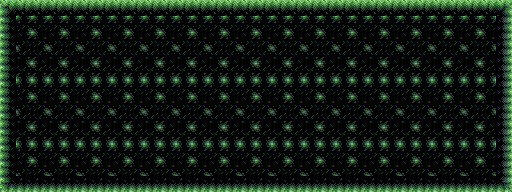

Below is a game level as drawn by its tile map, then a one-line description and the .tmx file that defines it, in full:
An orthogonal 64x24 tile map with 8x8 px tiles, 1 tile layer (Capa de patrones 1).

<map version="1.10" tiledversion="1.12.2" orientation="orthogonal" renderorder="right-down" width="64" height="24" tilewidth="8" tileheight="8" infinite="0" nextlayerid="2" nextobjectid="1">
 <tileset firstgid="1" source="../.edits/cave.tsx" />
 <layer id="1" name="Capa de patrones 1" width="64" height="24">
  <data encoding="csv">
0,0,0,0,0,0,0,0,0,0,0,0,0,0,0,0,0,0,0,0,0,0,0,0,0,0,0,0,0,0,0,0,0,0,0,0,0,0,0,0,0,0,0,0,0,0,0,0,0,0,0,0,0,0,0,0,0,0,0,0,0,0,0,0,
1,0,2,0,2,0,2,0,2,0,2,0,2,0,2,0,2,0,2,0,2,0,2,0,2,0,2,0,2,0,2,0,2,0,2,0,2,0,2,0,2,0,2,0,2,0,2,0,2,0,2,0,2,0,2,0,2,0,2,0,2,0,3,0,
0,0,0,0,0,0,0,0,0,0,0,0,0,0,0,0,0,0,0,0,0,0,0,0,0,0,0,0,0,0,0,0,0,0,0,0,0,0,0,0,0,0,0,0,0,0,0,0,0,0,0,0,0,0,0,0,0,0,0,0,0,0,0,0,
12,0,233,0,232,0,233,0,232,0,233,0,232,0,233,0,232,0,233,0,232,0,233,0,232,0,233,0,232,0,233,0,232,0,233,0,232,0,233,0,232,0,233,0,232,0,233,0,232,0,233,0,232,0,233,0,232,0,233,0,232,0,14,0,
0,0,0,0,0,0,0,0,0,0,0,0,0,0,0,0,0,0,0,0,0,0,0,0,0,0,0,0,0,0,0,0,0,0,0,0,0,0,0,0,0,0,0,0,0,0,0,0,0,0,0,0,0,0,0,0,0,0,0,0,0,0,0,0,
12,0,255,0,254,0,255,0,254,0,255,0,254,0,255,0,254,0,255,0,254,0,255,0,254,0,255,0,254,0,255,0,254,0,255,0,254,0,255,0,254,0,255,0,254,0,255,0,254,0,255,0,254,0,255,0,254,0,255,0,254,0,14,0,
0,0,0,0,0,0,0,0,0,0,0,0,0,0,0,0,0,0,0,0,0,0,0,0,0,0,0,0,0,0,0,0,0,0,0,0,0,0,0,0,0,0,0,0,0,0,0,0,0,0,0,0,0,0,0,0,0,0,0,0,0,0,0,0,
12,0,3221225726,0,3221225727,0,3221225726,0,3221225727,0,3221225726,0,3221225727,0,3221225726,0,3221225727,0,3221225726,0,3221225727,0,3221225726,0,3221225727,0,3221225726,0,3221225727,0,3221225726,0,3221225727,0,3221225726,0,3221225727,0,3221225726,0,3221225727,0,3221225726,0,3221225727,0,3221225726,0,3221225727,0,3221225726,0,3221225727,0,3221225726,0,3221225727,0,3221225726,0,3221225727,0,14,0,
0,0,0,0,0,0,0,0,0,0,0,0,0,0,0,0,0,0,0,0,0,0,0,0,0,0,0,0,0,0,0,0,0,0,0,0,0,0,0,0,0,0,0,0,0,0,0,0,0,0,0,0,0,0,0,0,0,0,0,0,0,0,0,0,
12,0,3221225704,0,3221225705,0,3221225704,0,3221225705,0,3221225704,0,3221225705,0,3221225704,0,3221225705,0,3221225704,0,3221225705,0,3221225704,0,3221225705,0,3221225704,0,3221225705,0,3221225704,0,3221225705,0,3221225704,0,3221225705,0,3221225704,0,3221225705,0,3221225704,0,3221225705,0,3221225704,0,3221225705,0,3221225704,0,3221225705,0,3221225704,0,3221225705,0,3221225704,0,3221225705,0,14,0,
0,0,0,0,0,0,0,0,0,0,0,0,0,0,0,0,0,0,0,0,0,0,0,0,0,0,0,0,0,0,0,0,0,0,0,0,0,0,0,0,0,0,0,0,0,0,0,0,0,0,0,0,0,0,0,0,0,0,0,0,0,0,0,0,
12,0,233,0,232,0,233,0,232,0,233,0,232,0,233,0,232,0,233,0,232,0,233,0,232,0,233,0,232,0,233,0,232,0,233,0,232,0,233,0,232,0,233,0,232,0,233,0,232,0,233,0,232,0,233,0,232,0,233,0,232,0,14,0,
0,0,0,0,0,0,0,0,0,0,0,0,0,0,0,0,0,0,0,0,0,0,0,0,0,0,0,0,0,0,0,0,0,0,0,0,0,0,0,0,0,0,0,0,0,0,0,0,0,0,0,0,0,0,0,0,0,0,0,0,0,0,0,0,
12,0,255,0,254,0,255,0,254,0,255,0,254,0,255,0,254,0,255,0,254,0,255,0,254,0,255,0,254,0,255,0,254,0,255,0,254,0,255,0,254,0,255,0,254,0,255,0,254,0,255,0,254,0,255,0,254,0,255,0,254,0,14,0,
0,0,0,0,0,0,0,0,0,0,0,0,0,0,0,0,0,0,0,0,0,0,0,0,0,0,0,0,0,0,0,0,0,0,0,0,0,0,0,0,0,0,0,0,0,0,0,0,0,0,0,0,0,0,0,0,0,0,0,0,0,0,0,0,
12,0,3221225726,0,3221225727,0,3221225726,0,3221225727,0,3221225726,0,3221225727,0,3221225726,0,3221225727,0,3221225726,0,3221225727,0,3221225726,0,3221225727,0,3221225726,0,3221225727,0,3221225726,0,3221225727,0,3221225726,0,3221225727,0,3221225726,0,3221225727,0,3221225726,0,3221225727,0,3221225726,0,3221225727,0,3221225726,0,3221225727,0,3221225726,0,3221225727,0,3221225726,0,3221225727,0,14,0,
0,0,0,0,0,0,0,0,0,0,0,0,0,0,0,0,0,0,0,0,0,0,0,0,0,0,0,0,0,0,0,0,0,0,0,0,0,0,0,0,0,0,0,0,0,0,0,0,0,0,0,0,0,0,0,0,0,0,0,0,0,0,0,0,
12,0,3221225704,0,3221225705,0,3221225704,0,3221225705,0,3221225704,0,3221225705,0,3221225704,0,3221225705,0,3221225704,0,3221225705,0,3221225704,0,3221225705,0,3221225704,0,3221225705,0,3221225704,0,3221225705,0,3221225704,0,3221225705,0,3221225704,0,3221225705,0,3221225704,0,3221225705,0,3221225704,0,3221225705,0,3221225704,0,3221225705,0,3221225704,0,3221225705,0,3221225704,0,3221225705,0,14,0,
0,0,0,0,0,0,0,0,0,0,0,0,0,0,0,0,0,0,0,0,0,0,0,0,0,0,0,0,0,0,0,0,0,0,0,0,0,0,0,0,0,0,0,0,0,0,0,0,0,0,0,0,0,0,0,0,0,0,0,0,0,0,0,0,
12,0,233,0,232,0,233,0,232,0,233,0,232,0,233,0,232,0,233,0,232,0,233,0,232,0,233,0,232,0,233,0,232,0,233,0,232,0,233,0,232,0,233,0,232,0,233,0,232,0,233,0,232,0,233,0,232,0,233,0,232,0,14,0,
0,0,0,0,0,0,0,0,0,0,0,0,0,0,0,0,0,0,0,0,0,0,0,0,0,0,0,0,0,0,0,0,0,0,0,0,0,0,0,0,0,0,0,0,0,0,0,0,0,0,0,0,0,0,0,0,0,0,0,0,0,0,0,0,
12,0,255,0,254,0,255,0,254,0,255,0,254,0,255,0,254,0,255,0,254,0,255,0,254,0,255,0,254,0,255,0,254,0,255,0,254,0,255,0,254,0,255,0,254,0,255,0,254,0,255,0,254,0,255,0,254,0,255,0,254,0,14,0,
0,0,0,0,0,0,0,0,0,0,0,0,0,0,0,0,0,0,0,0,0,0,0,0,0,0,0,0,0,0,0,0,0,0,0,0,0,0,0,0,0,0,0,0,0,0,0,0,0,0,0,0,0,0,0,0,0,0,0,0,0,0,0,0,
23,0,24,0,24,0,24,0,24,0,24,0,24,0,24,0,24,0,24,0,24,0,24,0,24,0,24,0,24,0,24,0,24,0,24,0,24,0,24,0,24,0,24,0,24,0,24,0,24,0,24,0,24,0,24,0,24,0,24,0,24,0,25,0
</data>
 </layer>
</map>
